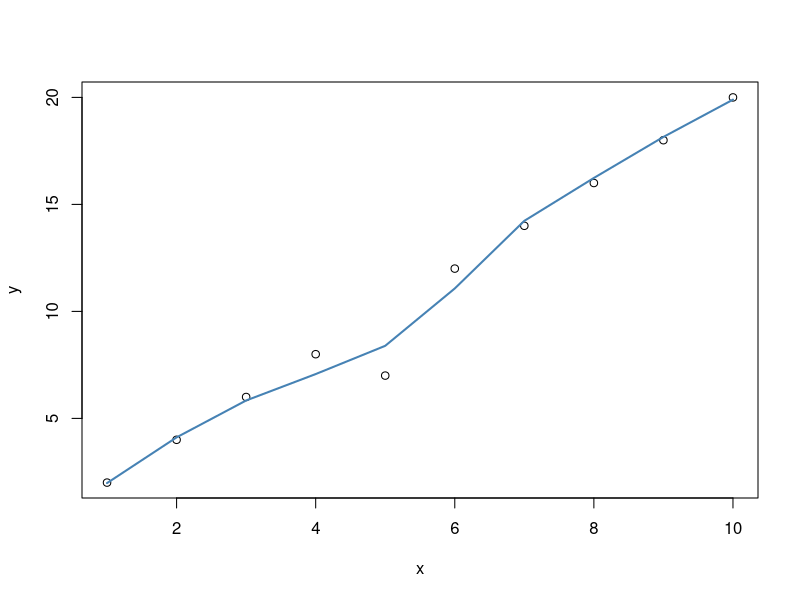

This figure's R source:
#!/usr/bin/env Rscript
# Dirk's StOv post:
# https://stackoverflow.com/questions/3480388/how-to-fit-a-smooth-curve-to-my-data-in-r
# HOWEVER, this is not actually what I'm looking for,
# this (predict(loess()) is a standard model fitting exercise
# I want it to go through the points!
library(Cairo)

# I like loess() a lot for smoothing:

x <- 1:10
y <- c(2,4,6,8,7,12,14,16,18,20)
lo <- loess(y~x)

CairoPNG("dirk0.png", 800, 800)
plot(x,y)
lines(predict(lo), col='steelblue', lwd=2)
dev.off()

# Venables and Ripley's MASS book has an entire section on smoothing that also covers splines and polynomials -- but loess() is just about everybody's favourite.
